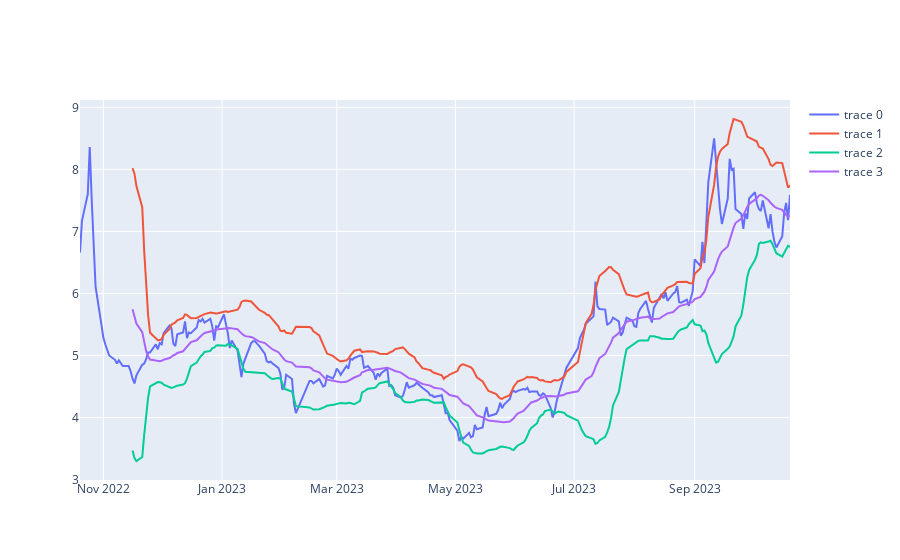

Here is the notebook cell this chart was saved with:
### Code cell
fig=go.Figure()
fig.add_trace(
    go.Scatter(x=aapl_minute_closes.index,y=aapl_minute_closes["close"])
)
fig.add_trace(
    go.Scatter(x=bands.index,y=bands["hband"])
)
fig.add_trace(
    go.Scatter(x=bands.index,y=bands["lband"])
)
fig.add_trace(
    go.Scatter(x=bands.index,y=bands["mavg"])
)

### Figure 1 — Plotly figure (JSON) as saved in the notebook; plotly's stock layout.template omitted (floating-point values rounded to 4 significant figures; data arrays with more than 128 entries replaced by an {"elided": "..."} marker saying what was removed)
{"data": [{"type": "scatter", "x": {"elided": "251 str values"}, "y": {"elided": "251 float values"}}, {"type": "scatter", "x": {"elided": "251 str values"}, "y": {"elided": "251 float values"}}, {"type": "scatter", "x": {"elided": "251 str values"}, "y": {"elided": "251 float values"}}, {"type": "scatter", "x": {"elided": "251 str values"}, "y": {"elided": "251 float values"}}], "layout": {}}
